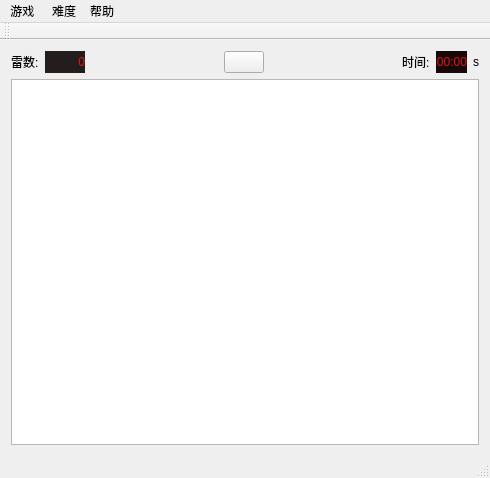
<?xml version="1.0" encoding="UTF-8"?>
<ui version="4.0">
 <class>MainWindow</class>
 <widget class="QMainWindow" name="MainWindow">
  <property name="geometry">
   <rect>
    <x>0</x>
    <y>0</y>
    <width>490</width>
    <height>478</height>
   </rect>
  </property>
  <property name="windowTitle">
   <string>MainWindow</string>
  </property>
  <widget class="QWidget" name="centralWidget">
   <layout class="QHBoxLayout" name="horizontalLayout_2">
    <item>
     <layout class="QVBoxLayout" name="verticalLayout">
      <item>
       <layout class="QHBoxLayout" name="horizontalLayout">
        <item>
         <widget class="QLabel" name="label">
          <property name="text">
           <string>雷数:</string>
          </property>
         </widget>
        </item>
        <item>
         <widget class="QLabel" name="lminenum">
          <property name="minimumSize">
           <size>
            <width>40</width>
            <height>0</height>
           </size>
          </property>
          <property name="maximumSize">
           <size>
            <width>16777215</width>
            <height>27</height>
           </size>
          </property>
          <property name="styleSheet">
           <string notr="true">background-color: rgb(36, 29, 29);
color: rgb(230, 21, 21);
font: 13pt &quot;Ubuntu&quot;;</string>
          </property>
          <property name="text">
           <string>0</string>
          </property>
          <property name="alignment">
           <set>Qt::AlignRight|Qt::AlignTrailing|Qt::AlignVCenter</set>
          </property>
         </widget>
        </item>
        <item>
         <spacer name="horizontalSpacer">
          <property name="orientation">
           <enum>Qt::Horizontal</enum>
          </property>
          <property name="sizeHint" stdset="0">
           <size>
            <width>40</width>
            <height>20</height>
           </size>
          </property>
         </spacer>
        </item>
        <item>
         <widget class="QPushButton" name="pushButton">
          <property name="text">
           <string/>
          </property>
         </widget>
        </item>
        <item>
         <spacer name="horizontalSpacer_2">
          <property name="orientation">
           <enum>Qt::Horizontal</enum>
          </property>
          <property name="sizeHint" stdset="0">
           <size>
            <width>40</width>
            <height>20</height>
           </size>
          </property>
         </spacer>
        </item>
        <item>
         <widget class="QLabel" name="label_5">
          <property name="text">
           <string>时间:</string>
          </property>
         </widget>
        </item>
        <item>
         <widget class="QLabel" name="ltime">
          <property name="maximumSize">
           <size>
            <width>16777215</width>
            <height>27</height>
           </size>
          </property>
          <property name="styleSheet">
           <string notr="true">background-color: rgb(23, 9, 9);
color: rgb(226, 20, 20);
font: 13pt &quot;Ubuntu&quot;;</string>
          </property>
          <property name="text">
           <string>00:00</string>
          </property>
          <property name="alignment">
           <set>Qt::AlignRight|Qt::AlignTrailing|Qt::AlignVCenter</set>
          </property>
         </widget>
        </item>
        <item>
         <widget class="QLabel" name="label_3">
          <property name="minimumSize">
           <size>
            <width>0</width>
            <height>8</height>
           </size>
          </property>
          <property name="styleSheet">
           <string notr="true">font: 13pt &quot;Ubuntu&quot;;</string>
          </property>
          <property name="text">
           <string>s</string>
          </property>
         </widget>
        </item>
       </layout>
      </item>
      <item>
       <widget class="QGraphicsView" name="graphicsView">
        <property name="minimumSize">
         <size>
          <width>0</width>
          <height>360</height>
         </size>
        </property>
       </widget>
      </item>
     </layout>
    </item>
   </layout>
  </widget>
  <widget class="QMenuBar" name="menuBar">
   <property name="geometry">
    <rect>
     <x>0</x>
     <y>0</y>
     <width>490</width>
     <height>24</height>
    </rect>
   </property>
   <widget class="QMenu" name="menu">
    <property name="title">
     <string>游戏 </string>
    </property>
    <addaction name="action"/>
    <addaction name="action_2"/>
   </widget>
   <widget class="QMenu" name="menu_2">
    <property name="title">
     <string>难度</string>
    </property>
    <addaction name="action9_9_10"/>
    <addaction name="action16_16_40"/>
    <addaction name="action_3"/>
   </widget>
   <widget class="QMenu" name="menu_3">
    <property name="title">
     <string>帮助</string>
    </property>
    <addaction name="action_4"/>
    <addaction name="action_7"/>
   </widget>
   <addaction name="menu"/>
   <addaction name="menu_2"/>
   <addaction name="menu_3"/>
  </widget>
  <widget class="QToolBar" name="mainToolBar">
   <attribute name="toolBarArea">
    <enum>TopToolBarArea</enum>
   </attribute>
   <attribute name="toolBarBreak">
    <bool>false</bool>
   </attribute>
  </widget>
  <widget class="QStatusBar" name="statusBar"/>
  <action name="action">
   <property name="text">
    <string>新游戏</string>
   </property>
  </action>
  <action name="action_2">
   <property name="text">
    <string>退出</string>
   </property>
  </action>
  <action name="action9_9_10">
   <property name="text">
    <string>9*9 10个雷</string>
   </property>
  </action>
  <action name="action16_16_40">
   <property name="text">
    <string>16*16 40个雷 </string>
   </property>
  </action>
  <action name="action_3">
   <property name="text">
    <string>自定义</string>
   </property>
  </action>
  <action name="action_4">
   <property name="text">
    <string>游戏规则  </string>
   </property>
  </action>
  <action name="action_5">
   <property name="text">
    <string>关于开发者</string>
   </property>
  </action>
  <action name="action_6">
   <property name="text">
    <string>胜利者留爪</string>
   </property>
  </action>
  <action name="action_7">
   <property name="text">
    <string>提示</string>
   </property>
  </action>
 </widget>
 <layoutdefault spacing="6" margin="11"/>
 <resources/>
 <connections/>
</ui>
